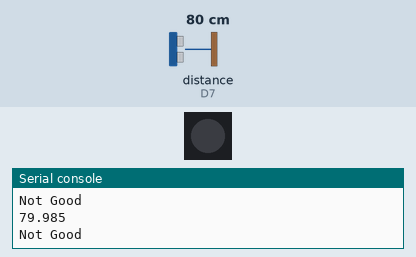
Simulated run of this program. Board: CircuitPython board. Parts: 1 RGB LEDs in strip order, left to right, the last lines printed to the serial console. The test bench sets the inputs (shaded band); at power-on: distance to the obstacle (sensor on D7) 80 cm. The echo pulse lasts 58.3 µs per cm; dim RGB values are drawn brighter than linear.

Above: at 1.2 s.
1.3 s: distance to the obstacle (sensor on D7) set to 9 cm
At 2.3 s:
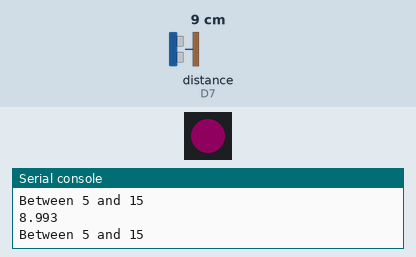
2.8 s: distance to the obstacle (sensor on D7) set to 18 cm
At 3.3 s:
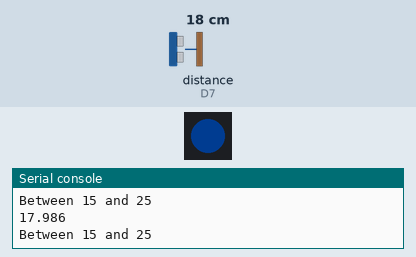
4.3 s: distance to the obstacle (sensor on D7) set to 12 cm
At 4.6 s:
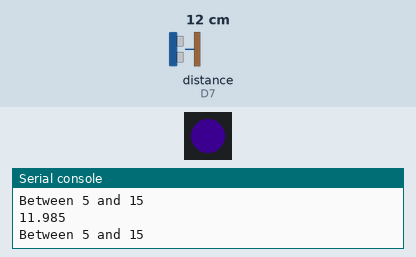
5.8 s: distance to the obstacle (sensor on D7) set to 2 cm
At 6.7 s:
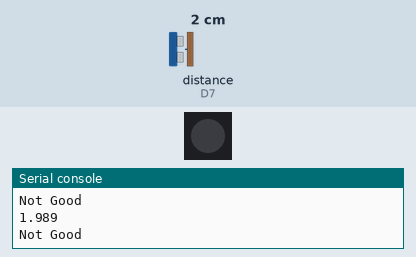
7.3 s: distance to the obstacle (sensor on D7) set to 8 cm
At 7.8 s:
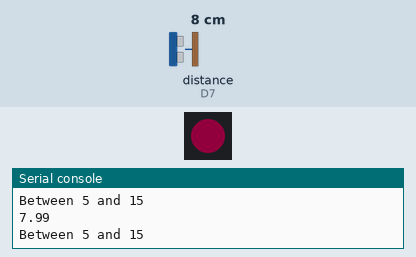
8.8 s: distance to the obstacle (sensor on D7) set to 4 cm
At 10.1 s:
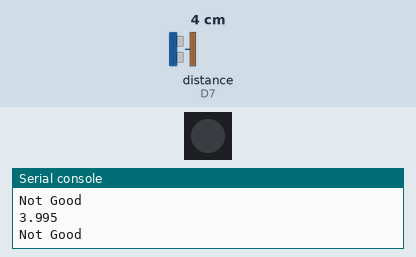
Timing chart, 0 to 11.3 s (numbered marks = the images above; inputs shaded):
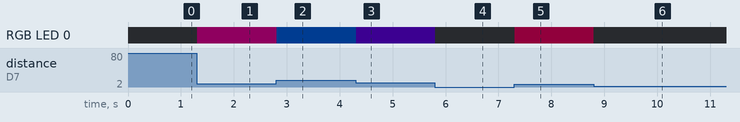

The program:

DistanceSensor.py
```python
#credits to Nick B
import time #import files
import board
import neopixel
import adafruit_hcsr04
from adafruit_hcsr04 import HCSR04
import simpleio

sonar = adafruit_hcsr04.HCSR04(trigger_pin=board.D6, echo_pin=board.D7) #initialize sonar sensor with pins
dot = neopixel.NeoPixel(board.NEOPIXEL, 1) #creates name(dot) for neopixels
dot.brightness =  .1 #sets neopixel brightness

while True:
    try:
        cm = sonar.distance #rewrite sonar distance
        print((cm)) #print sensor distance
        if cm>=5 and cm<=15: #if cm is between 5-15 range colors accordingly
            r=simpleio.map_range(cm,5,15,255,0) #red goes down
            g=simpleio.map_range(cm,5,15,0,0) #green is abscent
            b=simpleio.map_range(cm,5,15,0,255) #blue goes up
            print("Between 5 and 15")
            dot.fill((r,g,b)) #fills led with color
        elif cm>15 and cm<25: #if cm is betwwen 15-25 range colors accordingly
            r=simpleio.map_range(cm,15,25,0,0) #red is abscent
            g=simpleio.map_range(cm,15,25,0,255) #green goes up
            b=simpleio.map_range(cm,15,25,255,0) #blue goes down
            print("Between 15 and 25")
            dot.fill((r,g,b))
        else:  #prints not good if distance is between 5-25
            print("Not Good")
            dot.fill((0,0,0))
    except RuntimeError: #prints retrying if there's an error
        print("Retrying!")
    time.sleep(.01)
```

Measured:
- after the input at 1.3 s, RGB LED 0: off → RGB(15, 0, 10) at once
- after the input at 2.8 s, RGB LED 0: RGB(15, 0, 10) → RGB(0, 7, 17) at once
- after the input at 4.3 s, RGB LED 0: RGB(0, 7, 17) → RGB(7, 0, 17) at once
- after the input at 5.8 s, RGB LED 0: RGB(7, 0, 17) → off at once
- after the input at 7.3 s, RGB LED 0: off → RGB(17, 0, 7) at once
- after the input at 8.8 s, RGB LED 0: RGB(17, 0, 7) → off at once
